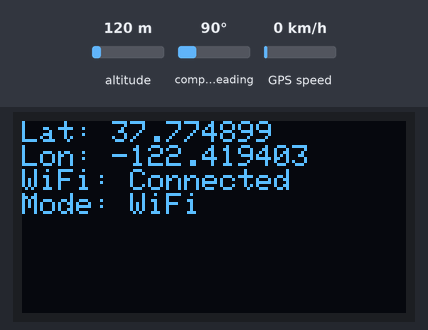
Simulated run of this sketch. Board: ESP32. Shown: 128×64 one-colour display. The inputs (shaded band) are chosen by the test bench; at power-on: altitude 120 m, compass heading 90°, GPS speed 0 km/h. WiFi joins after 1.5 s; servers stay silent unless stated; uploads are accepted with an empty reply; the GPS gets a fix after 3 s at 37.7749, -122.4194 with 8 satellites; the modem accepts every AT command (registered, SIM ready, sends succeed) and sends nothing else; what the sketch prints to the serial monitor is not drawn.

Above: at 4.2 s.

The sketch:

final.ino
```cpp
#include <TinyGPSPlus.h>
#include <WiFi.h>
#include <HTTPClient.h>
#include <HardwareSerial.h>
#include <UniversalTelegramBot.h>
#include <WiFiClientSecure.h>
#include <Adafruit_GFX.h>
#include <Adafruit_SSD1306.h>

// OLED Configuration
#define SCREEN_WIDTH 128
#define SCREEN_HEIGHT 64
#define OLED_RESET -1
Adafruit_SSD1306 display(SCREEN_WIDTH, SCREEN_HEIGHT, &Wire, OLED_RESET);

// WiFi credentials
const char* ssid = "seshan 2.3";
const char* password = "act12345";

// Flask server URL
const char* serverUrl = "https://bus-location-tracker.onrender.com/update";

// Telegram bot credentials
#define BOT_TOKEN "8164816443:AAHpOx5KmA8-1F0_eD2v4P6F_AC_XwIp6Gs"
#define CHAT_ID "1519152273"
WiFiClientSecure client;
UniversalTelegramBot bot(BOT_TOKEN, client);

// SIM900A pins
HardwareSerial sim900a(1);
String incomingData = "";
String senderNumber = "";

// GPS pins
#define RXPin 16
#define TXPin 17
HardwareSerial gpsSerial(2);
TinyGPSPlus gps;

// Variables
float latitude = 0.0;
float longitude = 0.0;
bool wifiConnected = false;
unsigned long lastTelegramUpdate = 0;
bool telegramStartupMessageSent = false;

void setup() {
  Serial.begin(115200);

  if(!display.begin(SSD1306_SWITCHCAPVCC, 0x3C)) {
    Serial.println("OLED initialization failed");
    for(;;);
  }
  display.clearDisplay();
  display.setTextSize(1);
  display.setTextColor(SSD1306_WHITE);
  display.setCursor(0, 0);
  display.println("Starting...");
  display.display();

  gpsSerial.begin(9600, SERIAL_8N1, RXPin, TXPin);
  sim900a.begin(9600, SERIAL_8N1, 32, 33);
  initSIM900A();

  WiFi.begin(ssid, password);
  display.clearDisplay();
  display.setCursor(0, 0);
  display.println("Connecting to WiFi...");
  display.display();
  Serial.println("Connecting to WiFi...");

  int attempts = 0;
  while (WiFi.status() != WL_CONNECTED && attempts < 20) {
    delay(500);
    Serial.print(".");
    attempts++;
  }

  if (WiFi.status() == WL_CONNECTED) {
    Serial.println("\nWiFi connected, IP: " + WiFi.localIP().toString());
    client.setInsecure();
    String message = "University Bus has started! \xF0\x9F\x9A\x8C\nBe on time to your stop.\nLive location:\nhttps://bus-location-tracker.onrender.com";
    if (bot.sendMessage(CHAT_ID, message, "")) {
      Serial.println("Startup Telegram message sent");
      telegramStartupMessageSent = true;
    } else {
      Serial.println("Failed to send Telegram message at startup");
    }
  } else {
    Serial.println("\nWiFi connection failed");
  }
}

void loop() {
  wifiConnected = (WiFi.status() == WL_CONNECTED);

  while (gpsSerial.available() > 0) {
    if (gps.encode(gpsSerial.read())) {
      if (gps.location.isValid()) {
        latitude = gps.location.lat();
        longitude = gps.location.lng();
        Serial.println("Satellites: " + String(gps.satellites.value()));
        Serial.println("Lat: " + String(latitude, 6) + ", Lon: " + String(longitude, 6));
        updateOLED();

        if (wifiConnected) {
          sendToFlaskServer(latitude, longitude);
        } else {
          checkSMS(latitude, longitude);
        }
      } else {
        updateOLED();
      }
    }
  }

  if (millis() > 5000 && gps.charsProcessed() < 10) {
    Serial.println("No GPS detected");
    display.clearDisplay();
    display.setCursor(0, 0);
    display.println("No GPS detected");
    display.display();
  }

  delay(1000);
}

void updateOLED() {
  display.clearDisplay();
  display.setCursor(0, 0);
  if (gps.location.isValid()) {
    display.println("Lat: " + String(latitude, 6));
    display.println("Lon: " + String(longitude, 6));
  } else {
    display.println("Lat: No GPS");
    display.println("Lon: No GPS");
  }
  display.println("WiFi: " + String(wifiConnected ? "Connected" : "Disconnected"));
  display.println("Mode: " + String(wifiConnected ? "WiFi" : "SMS"));
  display.display();
}

void sendToFlaskServer(float lat, float lon) {
  if (lat == 0.0 || lon == 0.0 || lon >= 180.0 || lon <= -180.0) {
    Serial.println("Invalid coordinates, skipping POST: lat=" + String(lat, 6) + ", lon=" + String(lon, 6));
    return;
  }

  HTTPClient http;
  Serial.println("Sending POST to: " + String(serverUrl));
  http.setTimeout(15000);
  http.begin(serverUrl);
  http.addHeader("Content-Type", "application/x-www-form-urlencoded");

  String postData = "lat=" + String(lat, 6) + "&lon=" + String(lon, 6);
  Serial.println("Post Data: " + postData);
  int httpCode = http.POST(postData);

  if (httpCode > 0) {
    if (httpCode == 200) {
      Serial.println("Location sent to server");
    } else {
      Serial.println("Failed to send location, HTTP code: " + String(httpCode));
      Serial.println("Response: " + http.getString());
    }
  } else {
    Serial.println("Failed to connect to server, error: " + String(httpCode));
  }
  http.end();
}

void initSIM900A() {
  sim900a.println("AT");
  delay(100);
  sim900a.println("AT+CMGF=1");
  delay(100);
  sim900a.println("AT+CNMI=1,2,0,0,0");
  delay(2000);
}

void checkSMS(float lat, float lon) {
  if (sim900a.available()) {
    char c = sim900a.read();
    incomingData += c;

    if (incomingData.endsWith("\r\n")) {
      if (incomingData.indexOf("+CMT:") != -1) {
        int firstQuote = incomingData.indexOf("\"") + 1;
        int secondQuote = incomingData.indexOf("\"", firstQuote);
        if (firstQuote != -1 && secondQuote != -1 && secondQuote > firstQuote) {
          senderNumber = incomingData.substring(firstQuote, secondQuote);
        }
      } else {
        String msg = incomingData;
        msg.trim();
        msg.toLowerCase();

        if (msg.indexOf("get location") != -1 && senderNumber != "") {
          String googleMapsLink = "https://www.google.com/maps?q=" + String(lat, 6) + "," + String(lon, 6);
          String response = "Lat: " + String(lat, 6) + ", Lon: " + String(lon, 6) + "\n" + googleMapsLink;

          sendSMS(senderNumber, response);
          Serial.println("Sent location to " + senderNumber);
          senderNumber = "";
        }
      }

      incomingData = "";
    }
  }
}

void sendSMS(String number, String message) {
  sim900a.println("AT+CMGS=\"" + number + "\"");
  delay(500);
  sim900a.print(message);
  sim900a.write(26);
  delay(3000);
}
```
